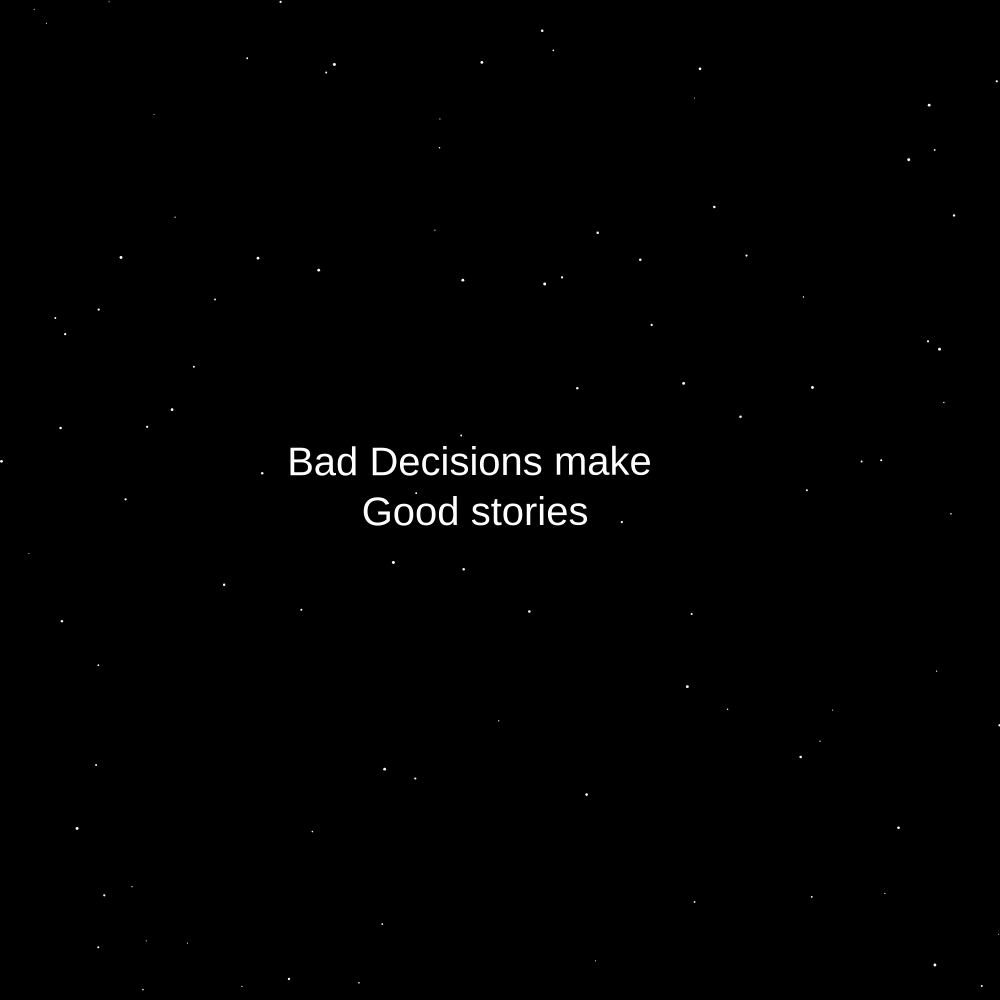
Frame 1 (no input)
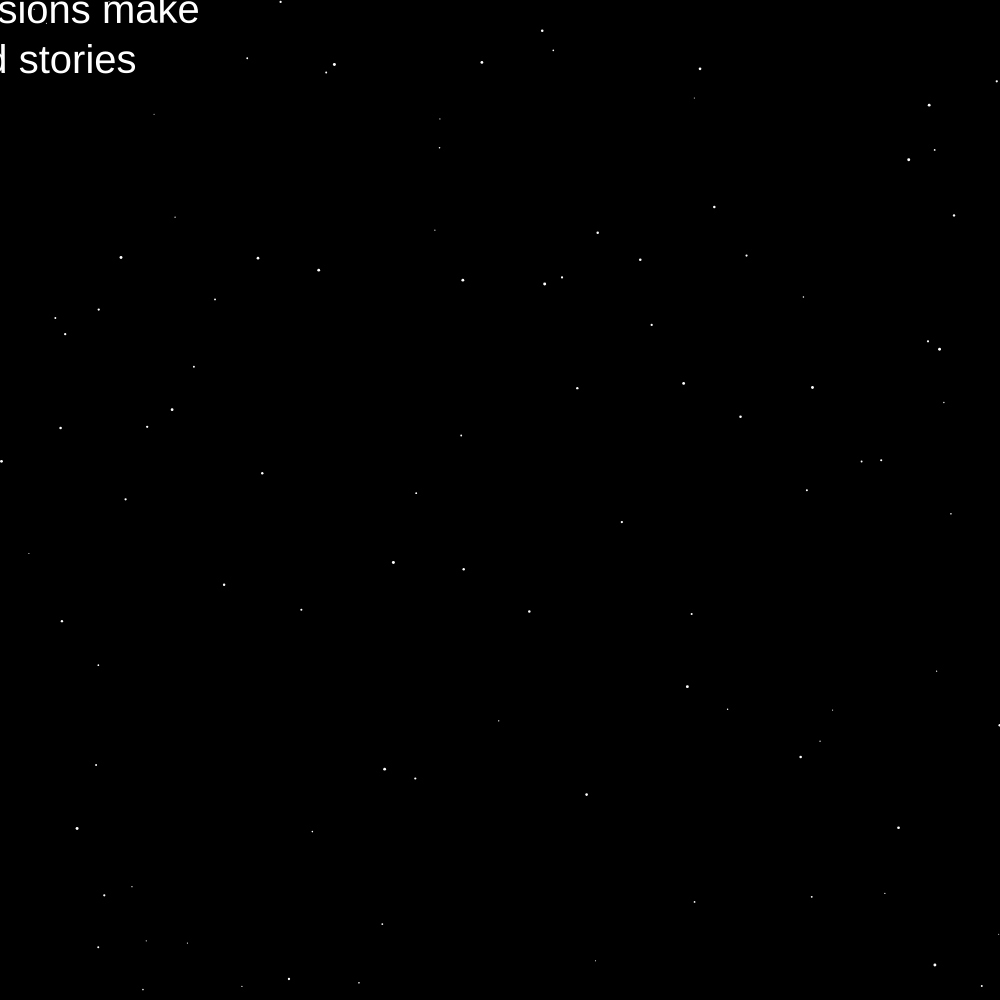
Frame 60 (no input)
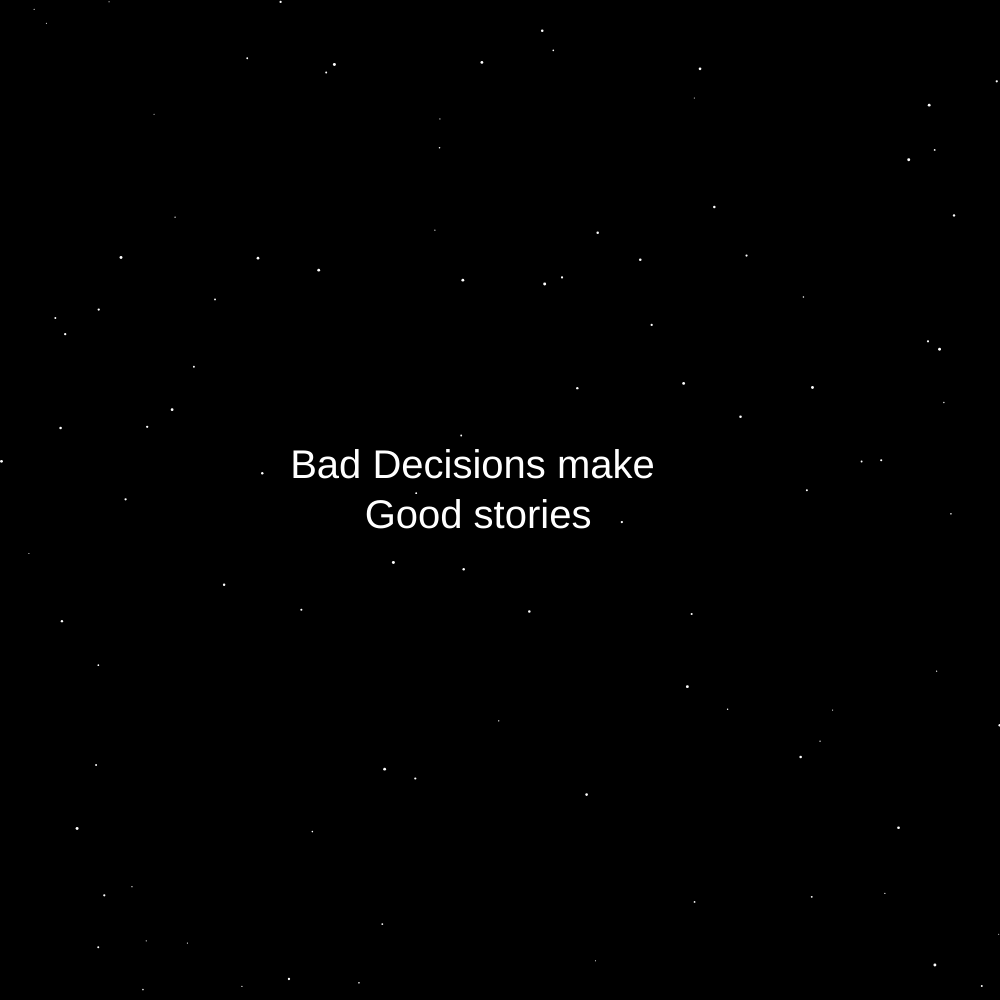
Frame 120 (the mouse pressed at the canvas centre since frame 60)

The p5.js sketch that drew these frames (run headless with seeded random() and noise() and a simulated clock; from frame 60 on, the mouse is pressed at the canvas centre):

// p5.js sketch
// ── sketch.js
//Act-6 (Typography)
//assigning the text message//
let message = "Bad Decisions make \nGood stories"; //using \n to break the line into two sentences//
let posX, posY;
let star = []; //assigning an array for the stars//

function setup() {
  createCanvas(1000, 1000); //creating a canvas of 1000 by 1000px//
  angleMode(DEGREES);
  posX = width / 2;
  posY = width / 2;

  //creating for loop to create the stars//
  for (let i = 0; i < 100; i++) {
    star.push(new Star());
  }
}

function draw() {
  background("black"); //background color//

  for (let s of star) {
    s.update();
    s.display();
  }

  fill("white"); //font color//
  textSize(40); //font size//
  textAlign(CENTER); //font alignment//

  posX = lerp(posX, mouseX, 0.05);
  posY = lerp(posY, mouseY, 0.05);

  //adding text message based on mouse hover//
  push(); //using push and pop so the function is only applied in that particular section//

  translate(posX, posY);
  rotate(map(mouseX, 0, width, -0.1, 0.1));
  text(message, 0, 0);

  pop();
}

//adding class for star to animate it//

class Star {
  constructor() {
    this.x = random(width); //assigning random postions for the stars//
    this.y = random(height);

    //assigning random sizes for the stars//
    this.size = random(1, 3);
    this.twinkle = random(100);
  }
  update() {
    this.twinkle += 0.05;
  }
  display() {
    let alpha = map(sin(this.twinkle), -1, 1, 100, 255);
    noStroke();
    fill("white");
    ellipse(this.x, this.y, this.size);
  }
}
